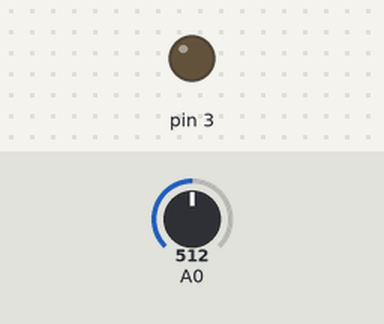
The sketch below on a simulated Arduino Uno, built with avr-gcc and run on an emulated ATmega328P. On the bench: output pins drawn as LEDs (lit = HIGH). Inputs (shaded band) come from the test bench; at power-on: A0 = 512.

Above: at 11.3 s.
11.4 s: A0 set to 496
At 12.7 s:
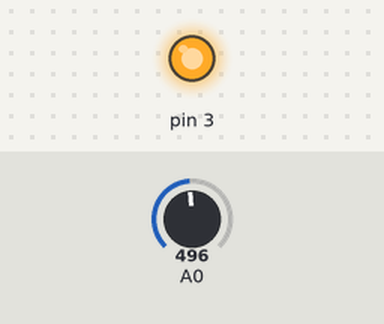
13.0 s: A0 set to 716
At 13.9 s:
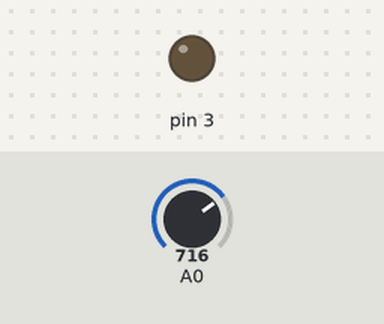
14.6 s: A0 set to 511
At 15.2 s:
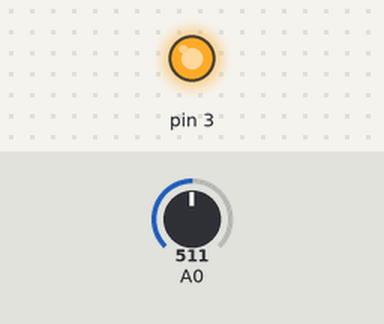
Timing chart, 0 to 17.6 s (numbered marks = the images above; inputs shaded):
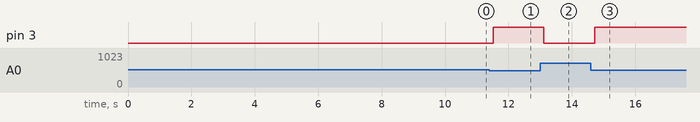

Measured:
- the behaviour switches between 512 and 511 on A0 (found by bisection; images 0 and 1)
- after the input at 11.4 s, pin 3: LOW → HIGH after 0.11 s
- after the input at 13.0 s, pin 3: HIGH → LOW after 0.11 s
- after the input at 14.6 s, pin 3: LOW → HIGH after 0.12 s

The sketch:

ldr_relay.ino
```cpp
uint32_t threshold=0;
unsigned long sum=0;
void setup() {
	pinMode(3, OUTPUT);
		for(int i=0;i<1000;i++){
		sum+=analogRead(A0);
		delay(10);
	}
	threshold=sum/1000;
}
void loop() {
	if (analogRead(A0)<threshold) {
  digitalWrite(3,1);
	}
  else{
    digitalWrite(3,0);
  }
  delay(200);
}
```
